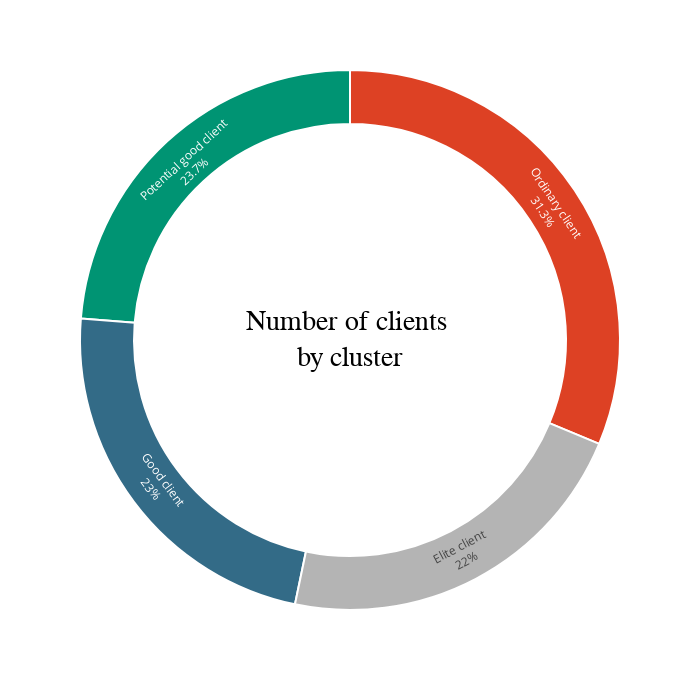

Here is the notebook cell this chart was saved with:
### Code cell
# plotting the pi diagram of the cluster generated

fig = px.pie(df['Cluster'].value_counts().reset_index(), values = 'Cluster', names = 'index', width = 700, height = 700)
fig.update_traces(textposition = 'inside', 
                  textinfo = 'percent + label', 
                  hole = 0.8, 
                  marker = dict(colors = ['#dd4124','#009473', '#336b87', '#b4b4b4'], line = dict(color = 'white', width = 2)),
                  hovertemplate = 'Clients: %{value}')

fig.update_layout(annotations = [dict(text = 'Number of clients <br>by cluster', 
                                      x = 0.5, y = 0.5, font_size = 28, showarrow = False, 
                                      font_family = 'monospace',
                                      font_color = 'black')],
                  showlegend = False)
                  
fig.show()

### Figure 1 — Plotly figure (JSON) as saved in the notebook; plotly's stock layout.template omitted (floating-point values rounded to 4 significant figures)
{"data": [{"domain": {"x": [0, 1], "y": [0, 1]}, "hole": 0.8, "hovertemplate": "Clients: %{value}", "labels": ["Ordinary client", "Potential good client", "Good client", "Elite client"], "legendgroup": "", "marker": {"colors": ["#dd4124", "#009473", "#336b87", "#b4b4b4"], "line": {"color": "white", "width": 2}}, "name": "", "showlegend": true, "textinfo": "percent+label", "textposition": "inside", "type": "pie", "values": [699, 530, 514, 491]}], "layout": {"annotations": [{"font": {"color": "black", "family": "monospace", "size": 28}, "showarrow": false, "text": "Number of clients <br>by cluster", "x": 0.5, "y": 0.5}], "height": 700, "legend": {"tracegroupgap": 0}, "margin": {"t": 60}, "showlegend": false, "width": 700}}
